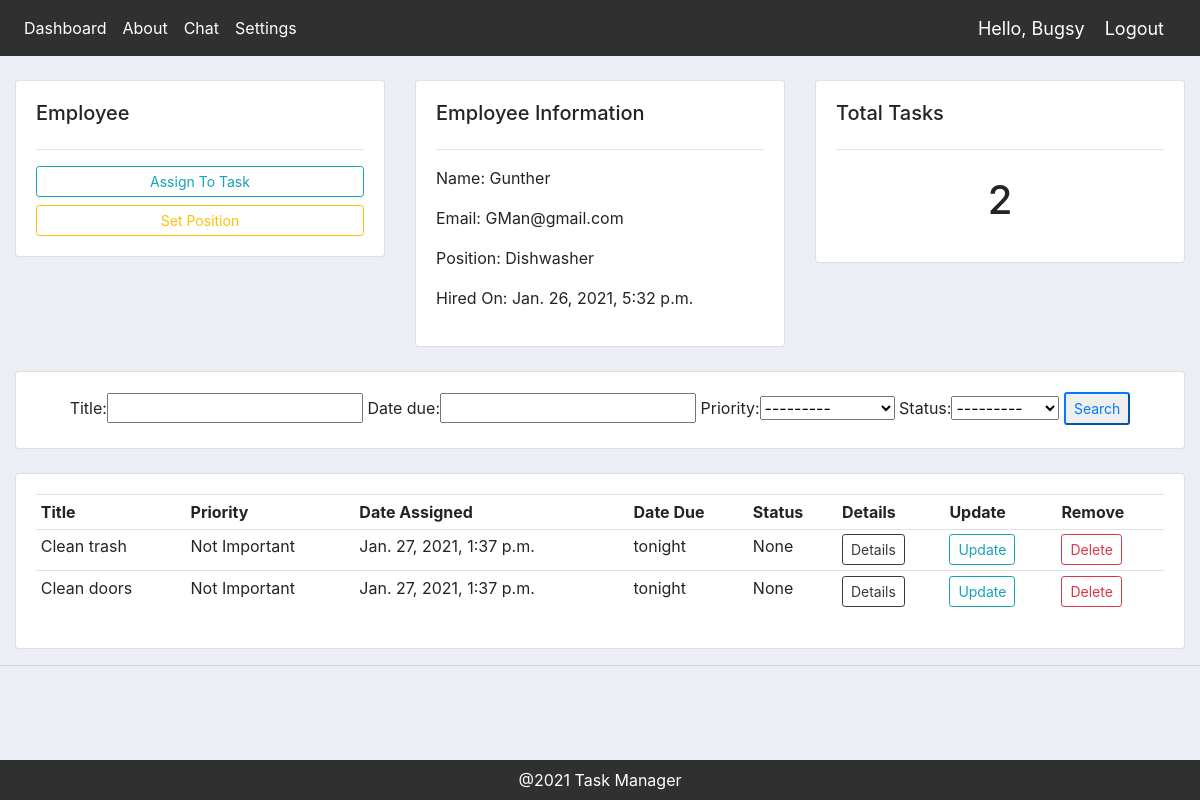
Page /employee/4/ (signed in) on the earlier database version.
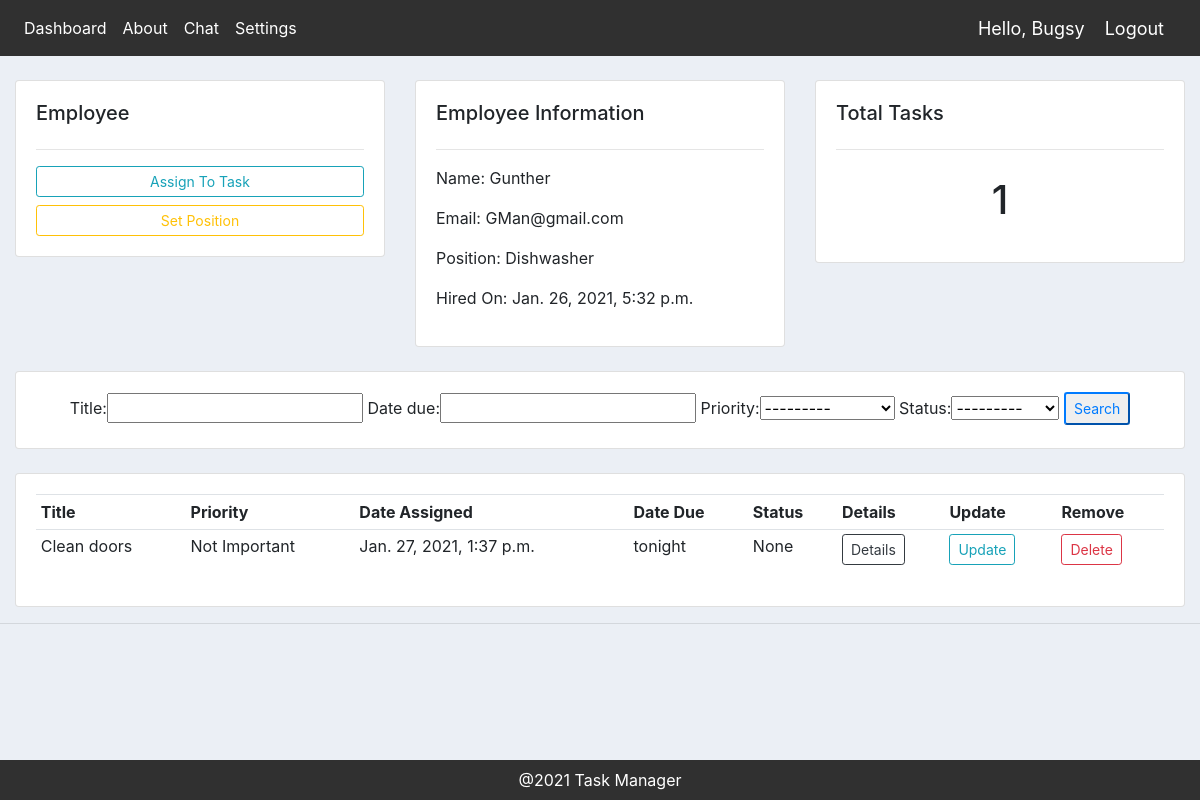
Same page on the later database version.
### schedule_app/models.py (models this page shows, shortened)
class Task(models.Model):
    STATUS = (
        ('Pending', 'Pending'),
        ('In Progress', 'In Progress'),
        ('Complete', 'Complete')
    )
    PRIORITY = (
        ('Not Important', 'Not Important'),
        ('Important', 'Important'),
        ('Very Important', 'Very Important')
    )
    title = models.CharField(max_length=200, null=True)
    note = models.CharField(max_length=200, null=True, blank=True)
    date_assigned = models.DateTimeField(auto_now_add=True)
    date_due = models.CharField(max_length=200, null=True, blank=True)
    priority = models.CharField(max_length=200, null=True, choices=PRIORITY)
    status = models.CharField(max_length=200, null=True, choices=STATUS)
    employee = models.ForeignKey(
        Employee, null=True, on_delete=models.SET_NULL)

### schedule_app/views.py (the view)
# urls.py: path('employee/<str:pk>/', views.employee, name='employee'),
@login_required(login_url='login')
def employee(request, pk):
    employee = Employee.objects.get(id=pk)
    tasks = employee.task_set.all()
    total_tasks = tasks.count()
    myFilter = TaskFilter(request.GET, queryset=tasks)
    tasks = myFilter.qs
    context = {'employee': employee,
               'tasks': tasks, 'total_tasks': total_tasks, 'myFilter': myFilter}
    return render(request, 'schedule_app/employee.html', context)

### schedule_app/templates/schedule_app/employee.html
{% extends 'schedule_app/main.html' %}
{% block content %}
<br>
<div class="row">
    <div class="col-md">
        <div class="card card-body">
            <h5>Employee</h5>
            <hr>
            <a class="btn btn-outline-info  btn-sm btn-block" href="{% url 'create_task' employee.id %}">Assign To
                Task</a>
            <a class="btn btn-outline-warning  btn-sm btn-block" href="{% url 'update_employee' employee.id %}">Set
                Position</a>
        </div>
    </div>
    <div class="col-md">
        <div class="card card-body">
            <h5>Employee Information</h5>
            <hr>
            <p>Name: {{employee.name}}</p>
            <p>Email: {{employee.email}}</p>
            <p>Position: {{employee.position.title}}</p>
            <p>Hired On: {{employee.date_hired}}</p>
        </div>
    </div>
    <div class="col-md">
        <div class="card card-body">
            <h5>Total Tasks</h5>
            <hr>
            <h1 style="text-align: center;padding: 10px">{{total_tasks}}</h1>
        </div>
    </div>
</div>
<br>
<div class="row">
    <div class="col">
        <div class="card card-body">
            <form method="get" style="text-align: center;">
                {{myFilter.form}}
                <button class="btn-sm btn-outline-primary" type="submit">Search</button>
            </form>
        </div>
    </div>
</div>
<br>
<div class="row">
    <div class="col-md">
        <div class="card card-body">
            <table class="table table-sm">
                <tr>
                    <th>Title</th>
                    <th>Priority</th>
                    <th>Date Assigned</th>
                    <th>Date Due</th>
                    <th>Status</th>
                    <th>Details</th>
                    <th>Update</th>
                    <th>Remove</th>
                </tr>
                {% for task in tasks %}
                <tr>
                    <td>{{task.title}}</td>
                    <td>{{task.priority}}</td>
                    <td>{{task.date_assigned}}</td>
                    <td>{{task.date_due}}</td>
                    <td>{{task.status}}</td>
                    <td><a class="btn btn-sm btn-outline-dark" href="{% url 'task_details' task.id %}">Details</a>
                    </td>
                    <td><a class="btn btn-sm btn-outline-info" href="{% url 'update_task' task.id %}">Update</a></td>
                    <td><a class="btn btn-sm btn-outline-danger" href="{% url 'delete_task' task.id %}">Delete</a></td>
                </tr>
                {% endfor %}
            </table>
        </div>
    </div>
</div>
{% endblock %}

Differences in the rows shown:
removed Task: title "Clean trash", priority "Not Important", date_assigned "Jan. 27, 2021, 1:37 p.m.", date_due "tonight", status "None"
Other differences:
{{ total_tasks }}: "2" → "1"
